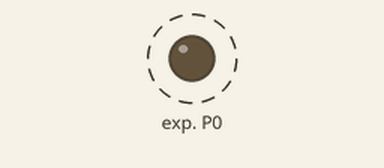
Simulated run of this program. Board: Raspberry Pi (BCM pin numbers). Shown: output pins drawn as LEDs (lit = HIGH). Dashed ring = blinking. What the program prints to the terminal is not drawn. At 5.0 s the program stops and its outputs stay as they are.

Above: at 0.2 s.
Timing chart, 0 to 3.0 s (numbered marks = the images above):
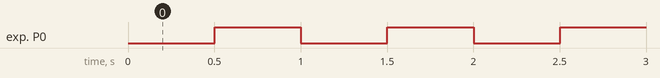

The program:

write.py
```python
import time
from smbus2 import SMBus

I2C_BUS = 1
# Default address with all A0-A2 tied low/open is usually 0x20 (or 0x38 for PCF8574A)
PCF_ADDR = 0x20


def set_outputs(bus, addr, byte_val):
    """Write an 8-bit state to all P0-P7 pins."""
    bus.write_byte(addr, byte_val)


def main():
    with SMBus(I2C_BUS) as bus:
        print(f"Connected to PCF8574 at address {hex(PCF_ADDR)}")
        print("Blinking LED on P0...")
        for _ in range(5):
            # Turn ON P0 (bit 0 = 0), keep other pins HIGH (1)
            bus.write_byte(PCF_ADDR, 0xFE)
            time.sleep(0.5)

            # Turn OFF P0 (bit 0 = 1)
            bus.write_byte(PCF_ADDR, 0xFF)
            time.sleep(0.5)


if __name__ == "__main__":
    main()
```

Measured:
- by itself, exp. P0: alternates HIGH for 0.50 s and LOW for 0.50 s, 9 changes in all, then stays HIGH
